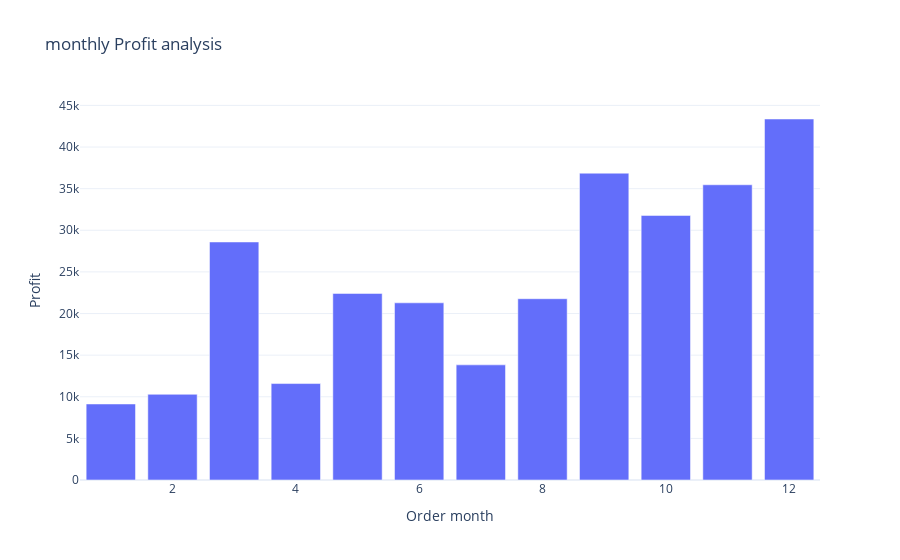

Here is the notebook cell this chart was saved with:
### Code cell
fig = px.bar(Profit_by_month, x = 'Order month', y = 'Profit', title = 'monthly Profit analysis')

fig.show()

### Figure 1 — Plotly figure (JSON) as saved in the notebook; plotly's stock layout.template omitted (floating-point values rounded to 4 significant figures)
{"data": [{"alignmentgroup": "True", "hovertemplate": "Order month=%{x}<br>Profit=%{y}<extra></extra>", "legendgroup": "", "marker": {"color": "#636efa", "pattern": {"shape": ""}}, "name": "", "offsetgroup": "", "orientation": "v", "showlegend": false, "textposition": "auto", "type": "bar", "x": [1, 2, 3, 4, 5, 6, 7, 8, 9, 10, 11, 12], "xaxis": "x", "y": [9134.0, 10290.0, 28590.0, 11590.0, 22410.0, 21290.0, 13830.0, 21780.0, 36860.0, 31780.0, 35470.0, 43370.0], "yaxis": "y"}], "layout": {"barmode": "relative", "legend": {"tracegroupgap": 0}, "title": {"text": "monthly Profit analysis"}, "xaxis": {"anchor": "y", "domain": [0, 1], "title": {"text": "Order month"}}, "yaxis": {"anchor": "x", "domain": [0, 1], "title": {"text": "Profit"}}}}
